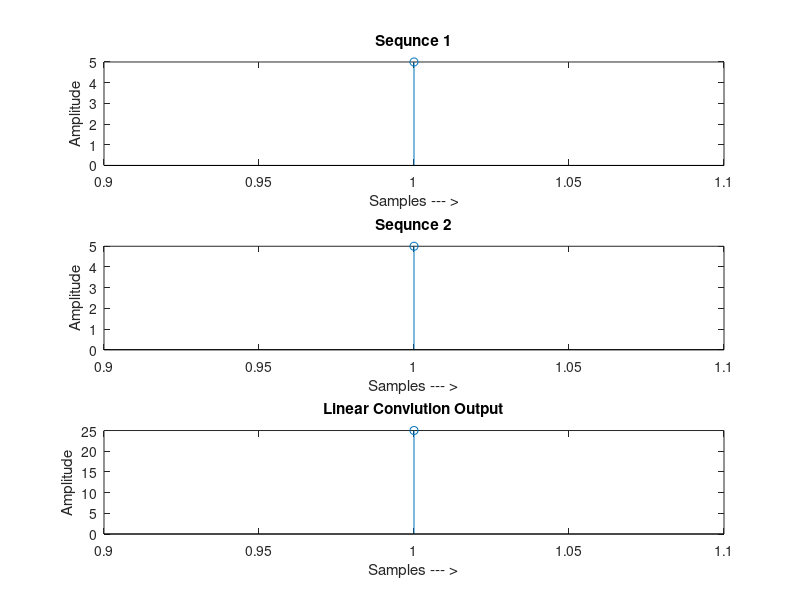

The MATLAB source for this figure:
clc; 
clear all; 
close all;
x=input('Enter the 1st sequence ');
h=input('Enter the 2nd sequence ');
n1=length(x);
n2=length(h);
N=n1+n2-1;
x1=[x zeros(1,N-n1)];
h1=[h zeros(1,N-n2)];
for n=1:N
for m=1:N
if n>m
H(m,n)=0;
else
H(m,n)=h1(m-(n-1));
end
end
end
y=(H*x1');
disp(y')
subplot(3,1,1);
stem(x);
title('Sequnce 1');
xlabel('Samples --- >');
ylabel('Amplitude');
subplot(3,1,2);
stem(h);
title('Sequnce 2');
xlabel('Samples --- >');
ylabel('Amplitude');
subplot(3,1,3);
stem(y);
title('Linear Convlution Output');
xlabel('Samples --- >');
ylabel('Amplitude');
